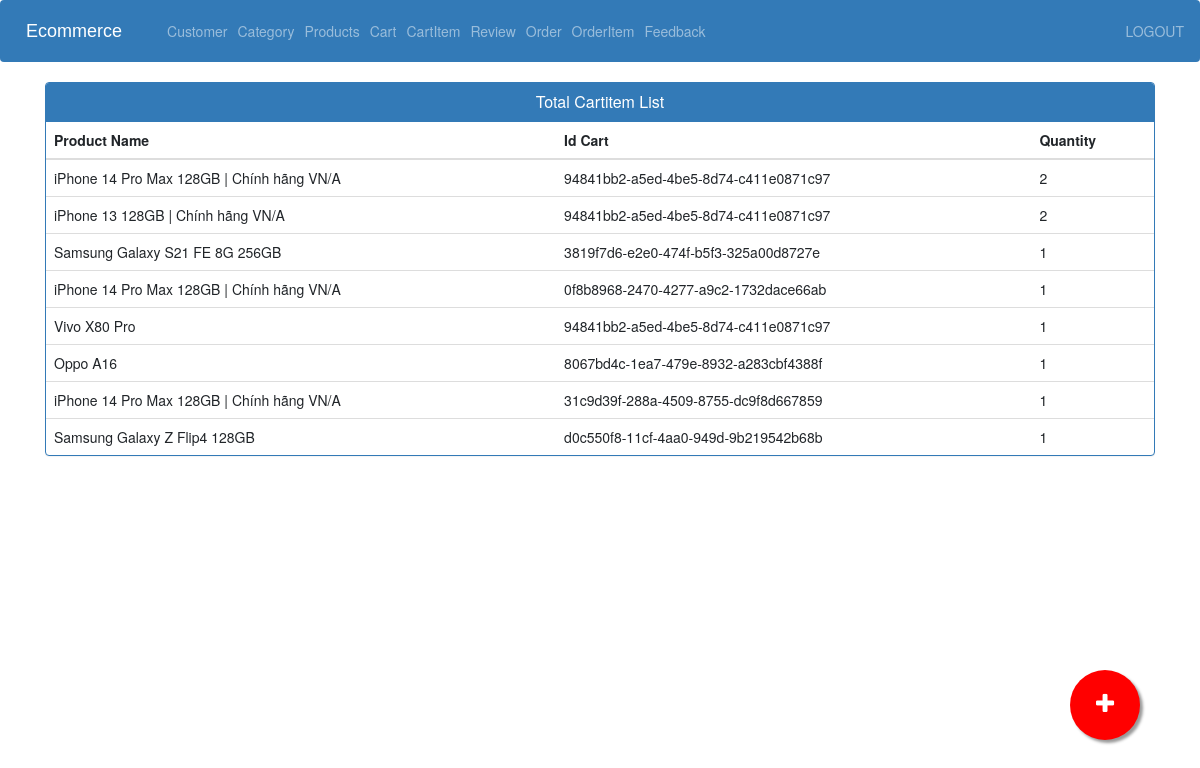
Page /cartitem_view_admin/ (signed in) on the committed database.
### store/models.py (models this page shows, shortened)
class CartItem(models.Model):
    product = models.ForeignKey(Product, on_delete=models.CASCADE, related_name='items')
    cart = models.ForeignKey(Cart, on_delete= models.CASCADE, related_name="cartitems")
    quantity = models.IntegerField(default=0)

class Product(models.Model):
    category = models.ForeignKey(Category,on_delete=models.CASCADE)
    name = models.CharField(max_length=255,null=False, blank=True)
    image = models.ImageField(upload_to=get_file_path,null=True,blank=True)
    quantity = models.IntegerField(null=False, blank=False)
    description = models.TextField(max_length=1000,null=False, blank=False)
    original_price = models.FloatField(null=False, blank=False)
    selling_price = models.FloatField(null=False, blank=False)
    status = models.BooleanField(default=False, help_text="0=default, 1=Hidden")
    trending = models.BooleanField(default=False,help_text="0=default, 1=Trending")
    created_at = models.DateTimeField(auto_now_add=True)

class Cart(models.Model):
    id = models.UUIDField(default=uuid.uuid4, primary_key=True)
    user = models.ForeignKey(User,  on_delete=models.CASCADE)
    completed = models.BooleanField(default=False)

### store/views.py (the view)
# urls.py: path('cartitem_view_admin/',views.cartitem_view_admin, name='cartitem_view_admin'),
@login_required(login_url='adminlogin')
def cartitem_view_admin(request):
    cartitems= CartItem.objects.all()
    context = {'cartitems':cartitems}
    return render(request, 'admin/view_cartitem.html',context)

### store/templates/admin/view_cartitem.html (shortened to what this page needs)
{% extends 'admin/admin_base.html' %}
{% load static %}
{% block content %}
<head>
  <link href="//netdna.bootstrapcdn.com/bootstrap/3.0.0/css/bootstrap.min.css" rel="stylesheet" id="bootstrap-css">
</head>
<div class="container">
  <div class="panel panel-primary">
    <div class="panel-heading">
      <h6 class="panel-title">Total Cartitem List</h6>
    </div>
    <table class="table table-hover" id="dev-table">
      <thead>
        <tr>
          <th>Product Name</th>
          <th>Id Cart</th>
          <th>Quantity</th>
        </tr>
      </thead>
      {% for p in cartitems %}
      {% if p %}
      <tr>
        <td> {{p.product.name}}</td>
        <td>{{ p.cart.id }}</td>
        <td>{{p.quantity}}</td>
      </tr>
      {%else%}
      <br><br><br>
      <h1>no products</h1>
      {% endif %}
      {% endfor %}
    </table>
  </div>
</div>
<a href="{% url 'add_category_view' %}" class="float">
<i class="fa fa-plus my-float"></i>
</a>
{% endblock content %}

### store/templates/admin/admin_base.html (style rules this page uses)
.fa { font-size: 23px; width: 60px; text-align: center; text-decoration: none; margin: 5px 2px; border-radius: 50%; }

### store/templates/admin/view_cartitem.html (style rules this page uses)
a:link { text-decoration: none; }
h6 { text-align: center; }
.float { position:fixed; width:70px; height:70px; bottom:60px; right:60px; background-color:red; color:#FFF; border-radius:50px; text-align:center; box-shadow: 3px 3px 3px #999; }
.my-float { margin-top:22px; }

### rows in the picture
CartItem: product.name "iPhone 14 Pro Max 128GB | Chính hãng VN/A", cart.id "94841bb2-a5ed-4be5-8d74-c411e0871c97", quantity "2"
CartItem: product.name "iPhone 13 128GB | Chính hãng VN/A", cart.id "94841bb2-a5ed-4be5-8d74-c411e0871c97", quantity "2"
CartItem: product.name "Samsung Galaxy S21 FE 8G 256GB", cart.id "3819f7d6-e2e0-474f-b5f3-325a00d8727e", quantity "1"
CartItem: product.name "iPhone 14 Pro Max 128GB | Chính hãng VN/A", cart.id "0f8b8968-2470-4277-a9c2-1732dace66ab", quantity "1"
CartItem: product.name "Vivo X80 Pro", cart.id "94841bb2-a5ed-4be5-8d74-c411e0871c97", quantity "1"
CartItem: product.name "Oppo A16", cart.id "8067bd4c-1ea7-479e-8932-a283cbf4388f", quantity "1"
CartItem: product.name "iPhone 14 Pro Max 128GB | Chính hãng VN/A", cart.id "31c9d39f-288a-4509-8755-dc9f8d667859", quantity "1"
CartItem: product.name "Samsung Galaxy Z Flip4 128GB", cart.id "d0c550f8-11cf-4aa0-949d-9b219542b68b", quantity "1"
